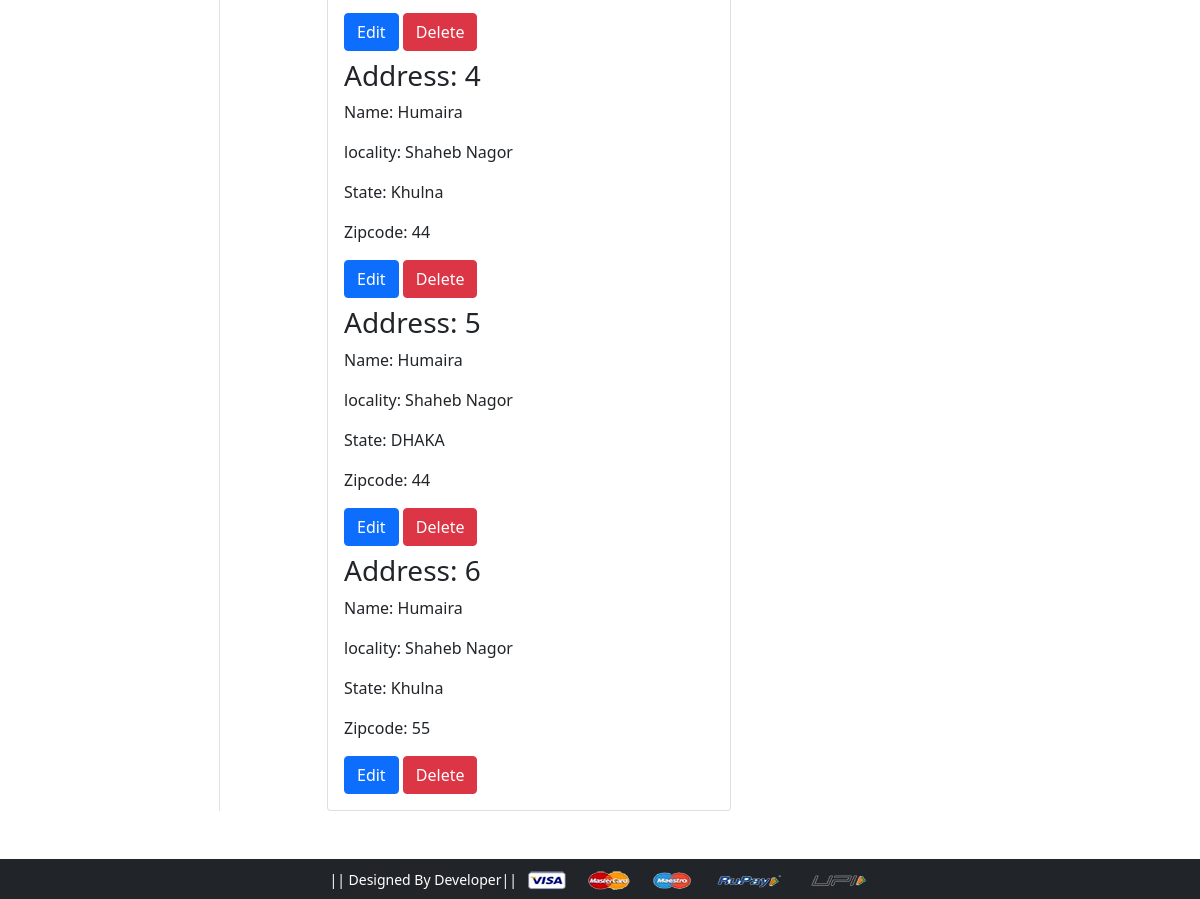
/address/ (signed in, lower part), run on an earlier commit of the app's database.
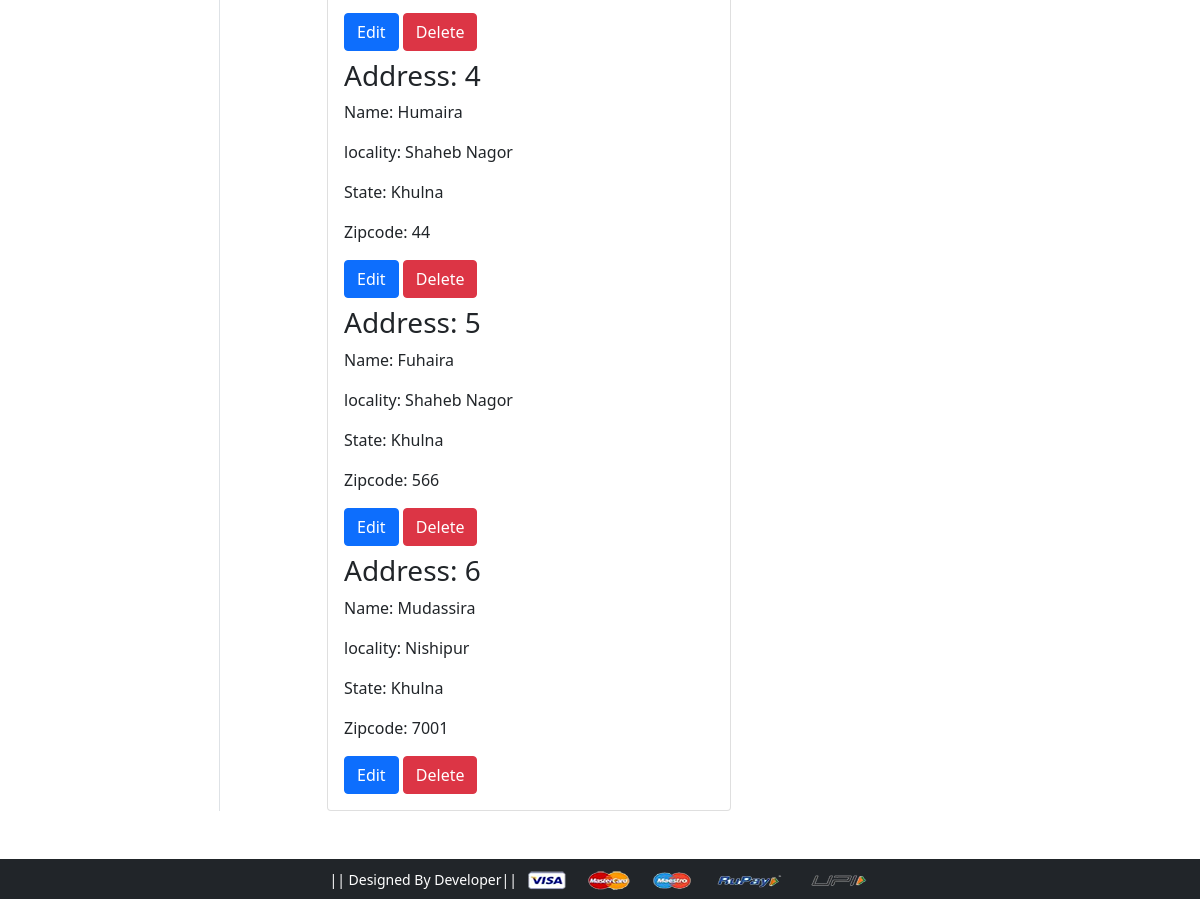
And on a later commit of the database.
### app/models.py (models this page shows, shortened)
class Customer (models.Model):
    user = models.ForeignKey(User, on_delete=models.CASCADE)
    name = models.CharField(max_length=200)
    locality = models.CharField(max_length=200)
    city = models.CharField(max_length=200)
    zipcode = models.IntegerField()
    state = models.CharField(choices=DIVISION_CHOICES, max_length=200)

### app/views.py (the view)
# urls.py: path('address/', views.address, name='address'),
def address(request):
    address = Customer.objects.filter(user=request.user)
    return render(request, 'app/address.html', {'add': address, 'active': 'btn-primary'})

### app/templates/app/address.html (shortened to what this page needs)
{% extends 'app/base.html' %}
{% load static %}
{% block main-content %}
<div class="container my-5">
 <div class="row">
  <div class="col-sm-2 border-end">
  </div>
  <div class="col-sm-9 offset-sm-1">
   <div class="row">
    <div class="col-sm-6">
     <div class="card">
      <div class="card-body">
       {% for ad in add %}
       <h3>Address: {{forloop.counter}}</h3>
       <p>Name: {{ad.name}}</p>
       <p>locality: {{ad.locality}}</p>
       <p>State: {{ad.state}}</p>
       <p>Zipcode: {{ad.zipcode}}</p>
        <a href="{% url 'edit_address' ad.id %}" class="btn btn-primary">Edit</a>
          <form action="{% url 'delete' ad.id %}" method="post" class="d-inline">
              <input type="submit" class="btn btn-danger" value="Delete">
          </form>
       {% endfor %}
      </div>
     </div>
    </div>
   </div>
  </div>
 </div>
</div>
{% endblock main-content %}

What changed in the data, as far as the page shows it:
changed Customer: name "Humaira" → "Fuhaira"; state "DHAKA" → "Khulna"; zipcode "44" → "566"
changed Customer: name "Humaira" → "Mudassira"; locality "Shaheb Nagor" → "Nishipur"; zipcode "55" → "7001"
